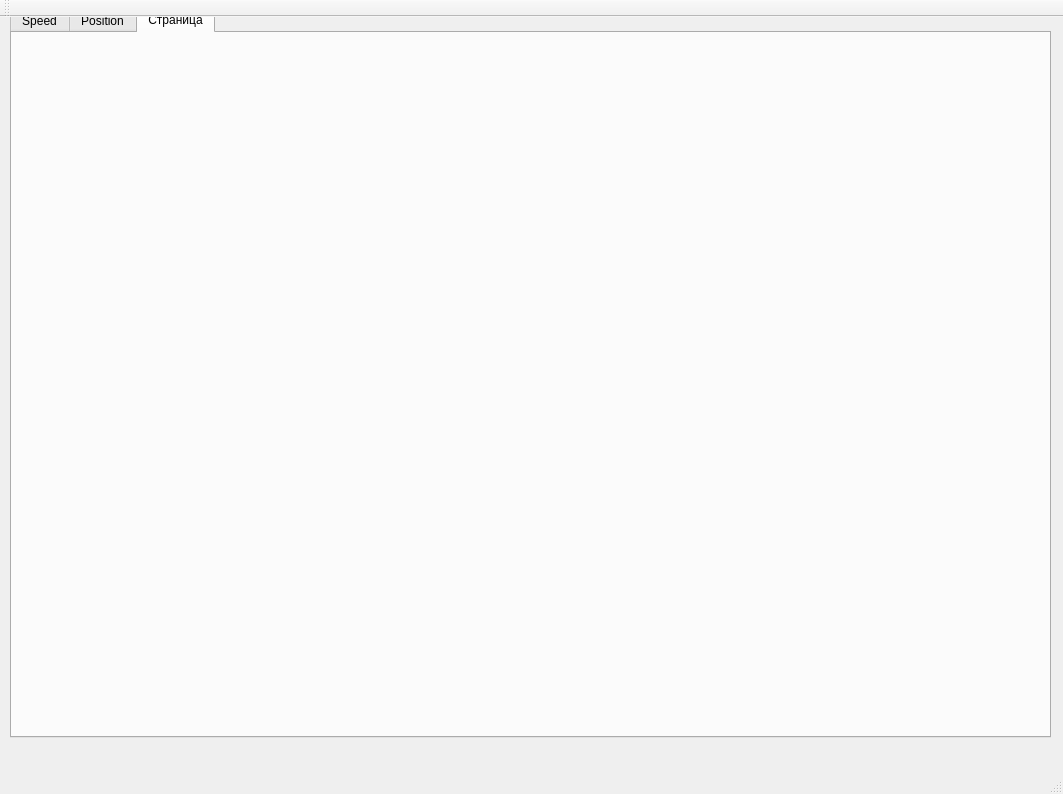
<?xml version="1.0" encoding="UTF-8"?>
<ui version="4.0">
 <class>MainWindow</class>
 <widget class="QMainWindow" name="MainWindow">
  <property name="geometry">
   <rect>
    <x>0</x>
    <y>0</y>
    <width>1063</width>
    <height>794</height>
   </rect>
  </property>
  <property name="windowTitle">
   <string>MainWindow</string>
  </property>
  <widget class="QWidget" name="centralWidget">
   <widget class="QTabWidget" name="speedControl">
    <property name="geometry">
     <rect>
      <x>10</x>
      <y>-10</y>
      <width>1041</width>
      <height>731</height>
     </rect>
    </property>
    <property name="currentIndex">
     <number>2</number>
    </property>
    <widget class="QWidget" name="tab">
     <attribute name="title">
      <string>Speed</string>
     </attribute>
     <widget class="QWidget" name="verticalLayoutWidget_3">
      <property name="geometry">
       <rect>
        <x>10</x>
        <y>0</y>
        <width>581</width>
        <height>701</height>
       </rect>
      </property>
      <layout class="QVBoxLayout" name="mainLayout">
       <item>
        <layout class="QHBoxLayout" name="horizontalLayout_4">
         <item>
          <layout class="QVBoxLayout" name="verticalLayout_3">
           <item>
            <widget class="QPushButton" name="connectButton">
             <property name="text">
              <string>Connect</string>
             </property>
            </widget>
           </item>
           <item>
            <widget class="QPushButton" name="settings">
             <property name="text">
              <string>Settings</string>
             </property>
            </widget>
           </item>
           <item>
            <widget class="QCheckBox" name="lightToggle">
             <property name="enabled">
              <bool>false</bool>
             </property>
             <property name="text">
              <string>Light</string>
             </property>
            </widget>
           </item>
          </layout>
         </item>
         <item>
          <widget class="QGroupBox" name="groupBox_3">
           <property name="title">
            <string>tools</string>
           </property>
           <widget class="QGroupBox" name="groupBox_6">
            <property name="geometry">
             <rect>
              <x>10</x>
              <y>30</y>
              <width>181</width>
              <height>101</height>
             </rect>
            </property>
            <property name="title">
             <string>Flippers</string>
            </property>
            <widget class="QDial" name="flipper">
             <property name="enabled">
              <bool>false</bool>
             </property>
             <property name="geometry">
              <rect>
               <x>70</x>
               <y>20</y>
               <width>50</width>
               <height>64</height>
              </rect>
             </property>
             <property name="minimum">
              <number>-1</number>
             </property>
             <property name="maximum">
              <number>1</number>
             </property>
             <property name="pageStep">
              <number>1</number>
             </property>
            </widget>
            <widget class="QLabel" name="label">
             <property name="geometry">
              <rect>
               <x>20</x>
               <y>60</y>
               <width>67</width>
               <height>17</height>
              </rect>
             </property>
             <property name="text">
              <string>down</string>
             </property>
            </widget>
            <widget class="QLabel" name="label_2">
             <property name="geometry">
              <rect>
               <x>80</x>
               <y>0</y>
               <width>67</width>
               <height>17</height>
              </rect>
             </property>
             <property name="text">
              <string>stop</string>
             </property>
            </widget>
            <widget class="QLabel" name="label_3">
             <property name="geometry">
              <rect>
               <x>130</x>
               <y>60</y>
               <width>67</width>
               <height>17</height>
              </rect>
             </property>
             <property name="text">
              <string>up</string>
             </property>
            </widget>
           </widget>
           <widget class="QGroupBox" name="groupBox_5">
            <property name="geometry">
             <rect>
              <x>20</x>
              <y>150</y>
              <width>161</width>
              <height>131</height>
             </rect>
            </property>
            <property name="title">
             <string>Gripper</string>
            </property>
            <widget class="QDial" name="gripper">
             <property name="enabled">
              <bool>false</bool>
             </property>
             <property name="geometry">
              <rect>
               <x>50</x>
               <y>50</y>
               <width>50</width>
               <height>64</height>
              </rect>
             </property>
             <property name="minimum">
              <number>-1</number>
             </property>
             <property name="maximum">
              <number>1</number>
             </property>
             <property name="pageStep">
              <number>1</number>
             </property>
            </widget>
            <widget class="QLabel" name="label_5">
             <property name="geometry">
              <rect>
               <x>60</x>
               <y>30</y>
               <width>67</width>
               <height>17</height>
              </rect>
             </property>
             <property name="text">
              <string>stop</string>
             </property>
            </widget>
            <widget class="QLabel" name="label_6">
             <property name="geometry">
              <rect>
               <x>10</x>
               <y>80</y>
               <width>67</width>
               <height>17</height>
              </rect>
             </property>
             <property name="text">
              <string>close</string>
             </property>
            </widget>
            <widget class="QLabel" name="label_7">
             <property name="geometry">
              <rect>
               <x>120</x>
               <y>80</y>
               <width>67</width>
               <height>17</height>
              </rect>
             </property>
             <property name="text">
              <string>open</string>
             </property>
            </widget>
           </widget>
          </widget>
         </item>
        </layout>
       </item>
       <item>
        <widget class="Line" name="line">
         <property name="orientation">
          <enum>Qt::Horizontal</enum>
         </property>
        </widget>
       </item>
       <item>
        <widget class="QGroupBox" name="groupBox_2">
         <property name="title">
          <string>Joints</string>
         </property>
         <widget class="QWidget" name="horizontalLayoutWidget_4">
          <property name="geometry">
           <rect>
            <x>10</x>
            <y>20</y>
            <width>561</width>
            <height>316</height>
           </rect>
          </property>
          <layout class="QHBoxLayout" name="horizontalLayout_6">
           <item>
            <layout class="QFormLayout" name="formLayout_2">
             <item row="0" column="0">
              <widget class="QLabel" name="neckLabel">
               <property name="text">
                <string>Neck</string>
               </property>
              </widget>
             </item>
             <item row="0" column="1">
              <widget class="QLineEdit" name="neckLineEdit">
               <property name="enabled">
                <bool>false</bool>
               </property>
               <property name="text">
                <string>0</string>
               </property>
               <property name="maxLength">
                <number>6</number>
               </property>
              </widget>
             </item>
             <item row="1" column="0" colspan="2">
              <widget class="MyQSlider" name="neckSlider">
               <property name="enabled">
                <bool>false</bool>
               </property>
               <property name="maximum">
                <number>100</number>
               </property>
               <property name="singleStep">
                <number>10</number>
               </property>
               <property name="value">
                <number>50</number>
               </property>
               <property name="orientation">
                <enum>Qt::Horizontal</enum>
               </property>
               <property name="tickPosition">
                <enum>QSlider::TicksBothSides</enum>
               </property>
               <property name="tickInterval">
                <number>10</number>
               </property>
              </widget>
             </item>
             <item row="2" column="0">
              <widget class="QLabel" name="elbowLabel">
               <property name="text">
                <string>Elbow</string>
               </property>
              </widget>
             </item>
             <item row="2" column="1">
              <widget class="QLineEdit" name="elbowLineEdit">
               <property name="enabled">
                <bool>false</bool>
               </property>
               <property name="text">
                <string>0</string>
               </property>
               <property name="maxLength">
                <number>6</number>
               </property>
              </widget>
             </item>
             <item row="3" column="0" colspan="2">
              <widget class="MyQSlider" name="elbowSlider">
               <property name="enabled">
                <bool>false</bool>
               </property>
               <property name="maximum">
                <number>100</number>
               </property>
               <property name="singleStep">
                <number>10</number>
               </property>
               <property name="value">
                <number>50</number>
               </property>
               <property name="orientation">
                <enum>Qt::Horizontal</enum>
               </property>
               <property name="tickPosition">
                <enum>QSlider::TicksBothSides</enum>
               </property>
               <property name="tickInterval">
                <number>10</number>
               </property>
              </widget>
             </item>
             <item row="4" column="0">
              <widget class="QLabel" name="shoulderLabel">
               <property name="text">
                <string>Shoulder</string>
               </property>
              </widget>
             </item>
             <item row="4" column="1">
              <widget class="QLineEdit" name="shoulderLineEdit">
               <property name="enabled">
                <bool>false</bool>
               </property>
               <property name="text">
                <string>0</string>
               </property>
               <property name="maxLength">
                <number>6</number>
               </property>
              </widget>
             </item>
             <item row="5" column="0" colspan="2">
              <widget class="MyQSlider" name="waistUpDown">
               <property name="enabled">
                <bool>false</bool>
               </property>
               <property name="mouseTracking">
                <bool>false</bool>
               </property>
               <property name="maximum">
                <number>100</number>
               </property>
               <property name="singleStep">
                <number>10</number>
               </property>
               <property name="value">
                <number>50</number>
               </property>
               <property name="orientation">
                <enum>Qt::Horizontal</enum>
               </property>
               <property name="invertedAppearance">
                <bool>false</bool>
               </property>
               <property name="invertedControls">
                <bool>false</bool>
               </property>
               <property name="tickPosition">
                <enum>QSlider::TicksBothSides</enum>
               </property>
               <property name="tickInterval">
                <number>10</number>
               </property>
              </widget>
             </item>
             <item row="6" column="0">
              <widget class="QLabel" name="waistLabel">
               <property name="text">
                <string>Waist</string>
               </property>
              </widget>
             </item>
             <item row="6" column="1">
              <widget class="QLineEdit" name="waistLineEdit">
               <property name="enabled">
                <bool>false</bool>
               </property>
               <property name="text">
                <string>0</string>
               </property>
               <property name="maxLength">
                <number>6</number>
               </property>
              </widget>
             </item>
             <item row="7" column="0" colspan="2">
              <widget class="MyQSlider" name="waistLeftRight">
               <property name="enabled">
                <bool>false</bool>
               </property>
               <property name="maximum">
                <number>100</number>
               </property>
               <property name="singleStep">
                <number>10</number>
               </property>
               <property name="value">
                <number>50</number>
               </property>
               <property name="orientation">
                <enum>Qt::Horizontal</enum>
               </property>
               <property name="tickPosition">
                <enum>QSlider::TicksBothSides</enum>
               </property>
               <property name="tickInterval">
                <number>10</number>
               </property>
              </widget>
             </item>
            </layout>
           </item>
           <item>
            <layout class="QFormLayout" name="formLayout">
             <property name="fieldGrowthPolicy">
              <enum>QFormLayout::ExpandingFieldsGrow</enum>
             </property>
             <property name="formAlignment">
              <set>Qt::AlignLeading|Qt::AlignLeft|Qt::AlignTop</set>
             </property>
             <property name="horizontalSpacing">
              <number>10</number>
             </property>
             <property name="bottomMargin">
              <number>0</number>
             </property>
             <item row="0" column="0">
              <widget class="QLabel" name="platformForwardLabel">
               <property name="text">
                <string>platformF</string>
               </property>
              </widget>
             </item>
             <item row="0" column="1">
              <widget class="QLineEdit" name="platformForwardLineEdit">
               <property name="enabled">
                <bool>false</bool>
               </property>
               <property name="text">
                <string>0</string>
               </property>
               <property name="maxLength">
                <number>6</number>
               </property>
              </widget>
             </item>
             <item row="1" column="0">
              <widget class="QLabel" name="platformRLabel">
               <property name="text">
                <string>PlatformR</string>
               </property>
              </widget>
             </item>
             <item row="1" column="1">
              <widget class="QLineEdit" name="platformRLineEdit">
               <property name="enabled">
                <bool>false</bool>
               </property>
               <property name="text">
                <string>0</string>
               </property>
               <property name="maxLength">
                <number>6</number>
               </property>
              </widget>
             </item>
             <item row="3" column="0" colspan="2">
              <widget class="MyQSlider" name="platformR">
               <property name="enabled">
                <bool>false</bool>
               </property>
               <property name="mouseTracking">
                <bool>true</bool>
               </property>
               <property name="maximum">
                <number>100</number>
               </property>
               <property name="singleStep">
                <number>10</number>
               </property>
               <property name="value">
                <number>50</number>
               </property>
               <property name="orientation">
                <enum>Qt::Horizontal</enum>
               </property>
               <property name="tickPosition">
                <enum>QSlider::TicksBothSides</enum>
               </property>
               <property name="tickInterval">
                <number>10</number>
               </property>
              </widget>
             </item>
             <item row="2" column="0" colspan="2">
              <spacer name="verticalSpacer">
               <property name="orientation">
                <enum>Qt::Vertical</enum>
               </property>
               <property name="sizeHint" stdset="0">
                <size>
                 <width>20</width>
                 <height>40</height>
                </size>
               </property>
              </spacer>
             </item>
             <item row="4" column="0">
              <widget class="QPushButton" name="acceptForms">
               <property name="text">
                <string>Accept</string>
               </property>
              </widget>
             </item>
             <item row="4" column="1">
              <widget class="QPushButton" name="stopAll">
               <property name="text">
                <string>StopAll</string>
               </property>
              </widget>
             </item>
            </layout>
           </item>
           <item>
            <widget class="MyQSlider" name="platformF">
             <property name="enabled">
              <bool>false</bool>
             </property>
             <property name="sizePolicy">
              <sizepolicy hsizetype="Expanding" vsizetype="Expanding">
               <horstretch>0</horstretch>
               <verstretch>0</verstretch>
              </sizepolicy>
             </property>
             <property name="maximum">
              <number>100</number>
             </property>
             <property name="singleStep">
              <number>10</number>
             </property>
             <property name="value">
              <number>50</number>
             </property>
             <property name="orientation">
              <enum>Qt::Vertical</enum>
             </property>
             <property name="tickPosition">
              <enum>QSlider::TicksBothSides</enum>
             </property>
             <property name="tickInterval">
              <number>10</number>
             </property>
            </widget>
           </item>
          </layout>
         </widget>
        </widget>
       </item>
      </layout>
     </widget>
    </widget>
    <widget class="QWidget" name="tab_2">
     <attribute name="title">
      <string>Position</string>
     </attribute>
     <widget class="QGroupBox" name="groupBox_7">
      <property name="geometry">
       <rect>
        <x>10</x>
        <y>10</y>
        <width>591</width>
        <height>201</height>
       </rect>
      </property>
      <property name="title">
       <string>Joints</string>
      </property>
      <widget class="QWidget" name="horizontalLayoutWidget_5">
       <property name="geometry">
        <rect>
         <x>10</x>
         <y>12</y>
         <width>561</width>
         <height>161</height>
        </rect>
       </property>
       <layout class="QHBoxLayout" name="horizontalLayout_7">
        <item>
         <layout class="QFormLayout" name="formLayout_3">
          <property name="fieldGrowthPolicy">
           <enum>QFormLayout::AllNonFixedFieldsGrow</enum>
          </property>
          <item row="2" column="0">
           <widget class="QLabel" name="shoulderLabel_2">
            <property name="text">
             <string>Shoulder</string>
            </property>
           </widget>
          </item>
          <item row="2" column="1">
           <widget class="QLineEdit" name="shoulderAngle"/>
          </item>
          <item row="3" column="0">
           <widget class="QLabel" name="waistLabel_2">
            <property name="text">
             <string>Waist</string>
            </property>
           </widget>
          </item>
          <item row="3" column="1">
           <widget class="QLineEdit" name="waistAngle"/>
          </item>
          <item row="4" column="0">
           <widget class="QLabel" name="label_4">
            <property name="text">
             <string>Flippers</string>
            </property>
           </widget>
          </item>
          <item row="4" column="1">
           <widget class="QLineEdit" name="flippersAngle"/>
          </item>
          <item row="0" column="1">
           <widget class="QLineEdit" name="elbowAngle"/>
          </item>
          <item row="1" column="1">
           <widget class="QLineEdit" name="neckAngle"/>
          </item>
          <item row="0" column="0">
           <widget class="QLabel" name="elbowLabel_2">
            <property name="text">
             <string>Elbow</string>
            </property>
           </widget>
          </item>
          <item row="1" column="0">
           <widget class="QLabel" name="neckLabel_2">
            <property name="text">
             <string>Neck</string>
            </property>
           </widget>
          </item>
         </layout>
        </item>
        <item>
         <layout class="QFormLayout" name="formLayout_4">
          <property name="fieldGrowthPolicy">
           <enum>QFormLayout::ExpandingFieldsGrow</enum>
          </property>
          <property name="formAlignment">
           <set>Qt::AlignLeading|Qt::AlignLeft|Qt::AlignTop</set>
          </property>
          <property name="horizontalSpacing">
           <number>10</number>
          </property>
          <property name="bottomMargin">
           <number>0</number>
          </property>
         </layout>
        </item>
       </layout>
      </widget>
      <widget class="QPushButton" name="acceptButton">
       <property name="geometry">
        <rect>
         <x>470</x>
         <y>170</y>
         <width>99</width>
         <height>27</height>
        </rect>
       </property>
       <property name="text">
        <string>accept</string>
       </property>
      </widget>
     </widget>
     <widget class="QTableWidget" name="motorData">
      <property name="geometry">
       <rect>
        <x>10</x>
        <y>210</y>
        <width>1011</width>
        <height>371</height>
       </rect>
      </property>
     </widget>
    </widget>
    <widget class="QWidget" name="tab_3">
     <property name="accessibleName">
      <string notr="true">Video</string>
     </property>
     <attribute name="title">
      <string>Страница</string>
     </attribute>
     <widget class="QWidget" name="widget" native="true">
      <property name="geometry">
       <rect>
        <x>70</x>
        <y>120</y>
        <width>120</width>
        <height>80</height>
       </rect>
      </property>
     </widget>
    </widget>
   </widget>
  </widget>
  <widget class="QMenuBar" name="menuBar">
   <property name="geometry">
    <rect>
     <x>0</x>
     <y>0</y>
     <width>1063</width>
     <height>22</height>
    </rect>
   </property>
  </widget>
  <widget class="QToolBar" name="mainToolBar">
   <attribute name="toolBarArea">
    <enum>TopToolBarArea</enum>
   </attribute>
   <attribute name="toolBarBreak">
    <bool>false</bool>
   </attribute>
  </widget>
  <widget class="QStatusBar" name="statusBar"/>
 </widget>
 <layoutdefault spacing="6" margin="11"/>
 <customwidgets>
  <customwidget>
   <class>MyQSlider</class>
   <extends>QSlider</extends>
   <header location="global">myqslider.h</header>
  </customwidget>
 </customwidgets>
 <resources/>
 <connections/>
</ui>
